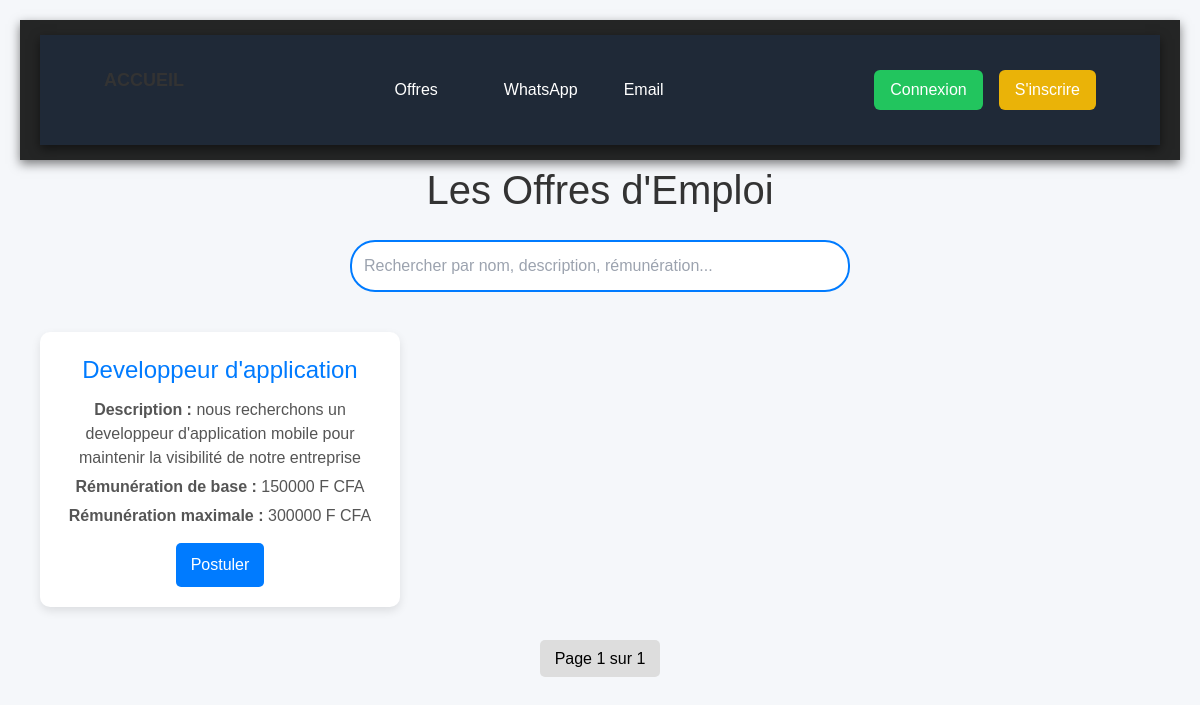
Before: /categorie/1/ with the older database file.
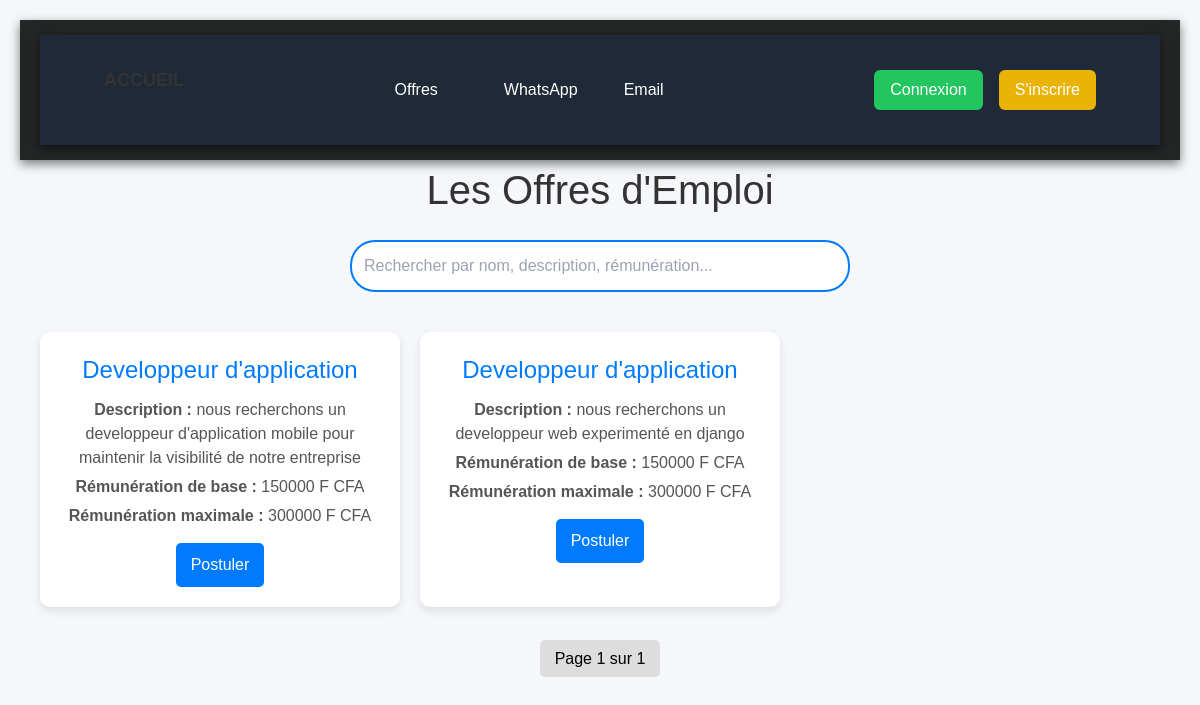
After: the same page with the newer database file.
### offers/models.py (models this page shows, shortened)
class Offre(models.Model):
    categorie = models.ForeignKey(Categorie, on_delete=models.CASCADE)
    recruteur =  models.ForeignKey(Recruteur, on_delete=models.CASCADE)
    nom = models.CharField(max_length=128)
    description = models.TextField()
    renumeration_min = models.PositiveIntegerField()
    renumeration_max = models.PositiveIntegerField()
    type_de_contrat = models.CharField(max_length=10, choices=[("FREELANCE","Freelance"),("STAGE","Stage"),("CDD","CDD"),("CDI","CDI")])
    niveau_requis = models.CharField(max_length=128)

### offers/views.py (the view)
# urls.py: path('categorie/<int:id>/', views.getOffre,name="offres"),
def getOffre(request, id):
    offres = Offre.objects.filter(categorie__id=id)
    paginator = Paginator(offres, 4)  # 4 offres par page
    page_number = request.GET.get('page')
    page_obj = paginator.get_page(page_number)
    return render(request, "offers/offre.html", {"page_obj": page_obj})

### offers/templates/offers/offre.html (shortened to what this page needs)
{% extends 'base.html' %}
{% load static %}
{% block content %}
<h1>Les Offres d'Emploi</h1>
<div class="search-bar">
    <input type="text" id="search-input" placeholder="Rechercher par nom, description, rémunération...">
</div>
<div id="car-list">
    {% if page_obj %}
        {% for offre in page_obj %}
        <div class="car" data-search="{{ offre.nom|lower }} {{ offre.description|lower }} {{ offre.renumeration_min }} {{ offre.renumeration_max }}">
            <h2>{{ offre.nom }}</h2>
            <p><strong>Description :</strong> {{ offre.description }}</p>
            <p><strong>Rémunération de base :</strong> {{ offre.renumeration_min }} F CFA</p>
            <p><strong>Rémunération maximale :</strong> {{ offre.renumeration_max }} F CFA</p>
            {% if user.is_authenticated %}
            <a href="{% url 'postuler_offre' offre.id %}">Postuler</a>
            {%else%}
            <a href="{% url 'login' %}">Postuler</a>
            {%endif%}
        </div>
        {% endfor %}
    {% else %}
        <h2>Aucune offre pour cette catégorie</h2>
    {% endif %}
</div>
<div class="pagination">
    <span class="current">Page {{ page_obj.number }} sur {{ page_obj.paginator.num_pages }}</span>
</div>
{% endblock %}

### templates/base.html (shortened to what this page needs)
{% load static %}
<html lang="fr">
<head>
    <link rel="stylesheet" href="{% static 'base.css' %}">
    <script src="https://cdn.tailwindcss.com"></script>
</head>
<body>
    <header>
        <header class="bg-gray-800 text-white">
    <div class="container mx-auto p-4 flex justify-between items-center">
        <h1>
            <a href="{% url 'index' %}" class="text-lg font-semibold">ACCUEIL</a>
        </h1>
        <nav class="flex space-x-4">
            <ul class="flex space-x-4">
                <li><a href="{% url 'categorie' %}" class="hover:text-gray-300">Offres</a></li>
                <li><a href="tel:+22890122357" class="hover:text-gray-300">WhatsApp</a></li>
                <li><a href="mailto:elonovacar@gmail.com" class="hover:text-gray-300">Email</a></li>
            </ul>
        </nav>
        <div class="flex items-center space-x-4">
            {% if user.is_authenticated %}
                <p class="text-blue-400 text-lg font-medium" id="username">{{ user.username }}</p>
                {% if user.type == "recruteur" %}
                    <a href="{% url 'dashboard_recruteur' %}" class="bg-blue-500 px-4 py-2 rounded-md hover:bg-blue-600">
                        Tableau de bord
                    </a>
                {% endif %}
                <a href="{% url 'logout' %}" class="bg-red-500 px-4 py-2 rounded-md hover:bg-red-600">Déconnexion</a>
            {% else %}
                <a href="{% url 'login' %}" class="bg-green-500 px-4 py-2 rounded-md hover:bg-green-600">Connexion</a>
                <a href="{% url 'choose_account_type' %}" class="bg-yellow-500 px-4 py-2 rounded-md hover:bg-yellow-600">S'inscrire</a>
            {% endif %}
        </div>
    </div>
</header>
    </header>
   <main>
        {% block content %}{% endblock %}
    </main>
</body>
</html>

### static/base.css (style rules this page uses)
body { margin: 0; padding: 0; background-image: display: flex; flex-direction: column; min-height: 100vh; }
main { flex: 1; }
header { background-color: rgba(0, 0, 0, 0.85); padding: 15px 20px; box-shadow: 0 4px 10px rgba(0, 0, 0, 0.5); }
nav ul { list-style: none; padding: 0; margin: 0; display: flex; flex-wrap: wrap; }
nav ul li { margin-right: 20px; }
nav ul li a { color: white; text-decoration: none; font-weight: 500; transition: background-color 0.3s ease, color 0.3s ease; padding: 10px 15px; border-radius: 5px; }

### offers/templates/offers/offre.html (style rules this page uses)
body { font-family: 'Poppins', sans-serif; margin: 0; padding: 20px; background: #f5f7fa; }
h1 { text-align: center; font-size: 2.5em; color: #333; margin-bottom: 20px; }
.search-bar { text-align: center; margin-bottom: 20px; }
.search-bar input { width: 80%; max-width: 500px; padding: 12px; border: 2px solid #007bff; border-radius: 25px; font-size: 1em; outline: none; transition: 0.3s; }
#car-list { display: grid; grid-template-columns: repeat(3, 1fr); gap: 20px; padding: 20px; }
.car { background: white; padding: 20px; border-radius: 10px; box-shadow: 0 4px 10px rgba(0, 0, 0, 0.1); transition: transform 0.3s ease-in-out; text-align: center; }
.car h2 { font-size: 1.5em; color: #007bff; margin-bottom: 10px; }
.car p { font-size: 1em; color: #555; margin: 5px 0; }
.car a { display: inline-block; margin-top: 10px; padding: 10px 15px; background: #007bff; color: white; text-decoration: none; border-radius: 5px; transition: background 0.3s; }
.pagination { text-align: center; margin-top: 20px; }
.pagination .current { padding: 10px 15px; margin: 5px; background: #ddd; border-radius: 5px; }

Changed rows visible on the page:
added Offre: nom "Developpeur d'application", description "nous recherchons un developpeur web experimenté en django", renumeration_min "150000", renumeration_max "300000"
